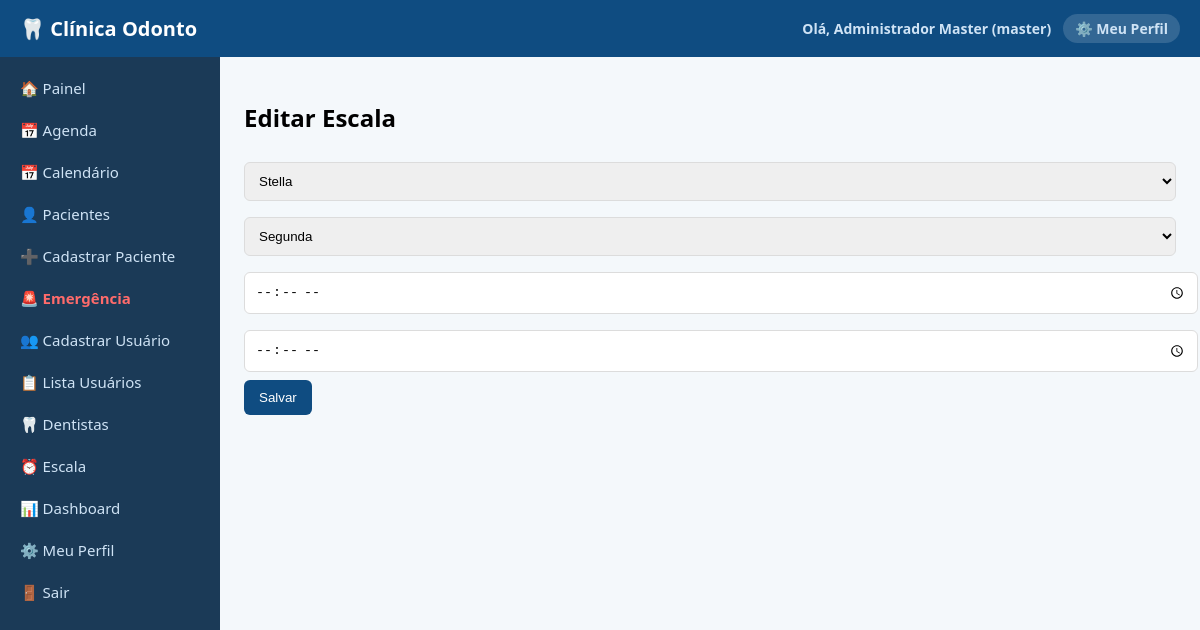
The page /escala/editar/195 (signed in) on the database as committed earlier.
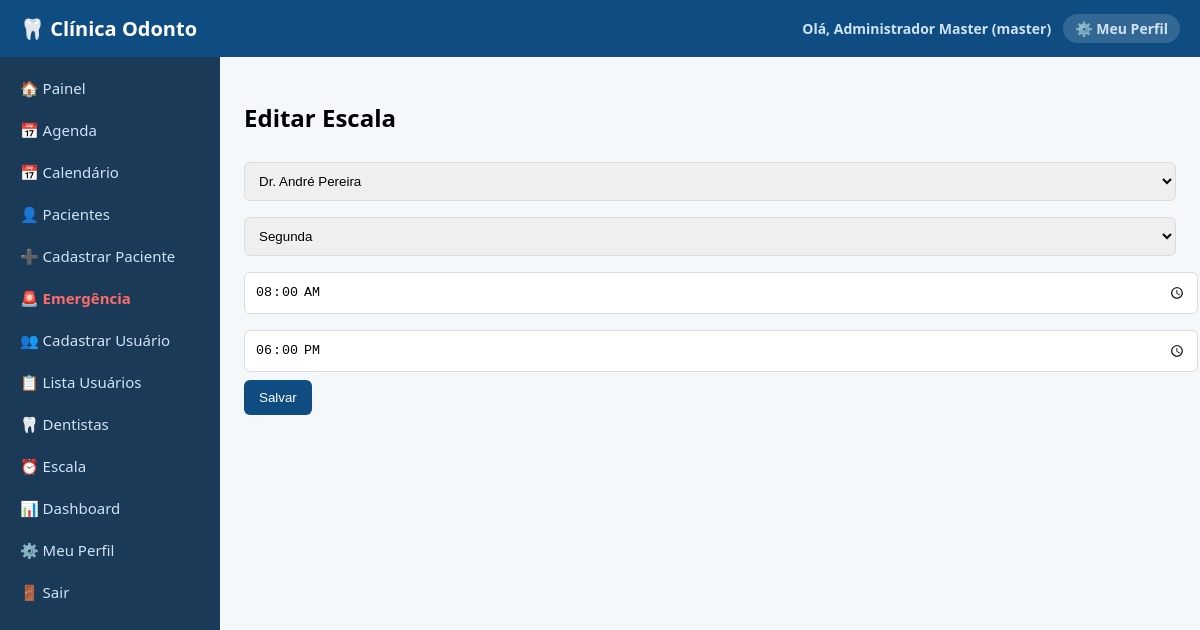
The same page on the database as committed later.
### tables this page shows
CREATE TABLE escala_dentistas (
            id INTEGER PRIMARY KEY AUTOINCREMENT,
            dentista_id INTEGER,
            dia_semana TEXT,
            hora_inicio TEXT,
            hora_fim TEXT
        );

CREATE TABLE usuarios (
            id INTEGER PRIMARY KEY AUTOINCREMENT,
            nome TEXT,
            email TEXT UNIQUE,
            senha TEXT,
            tipo TEXT,
            especialidade TEXT,
            cro TEXT
        );

### routes/consultas.py (the view)
@consultas.route('/escala/editar/<int:id>')
@tipo_required(['master', 'admin', 'operador'])
def editar_escala(id):
    conn = get_db_connection()
    cur = conn.cursor()
    cur.execute(f'SELECT * FROM escala_dentistas WHERE id = {p()}', (id,))
    esc = fetch_one(cur, cur.fetchone())
    cur.execute("SELECT * FROM usuarios WHERE tipo = 'dentista'")
    dents = fetch_all(cur, cur.fetchall())
    conn.close()
    return render_template('editar_escala.html', escala=esc, dentistas=dents)

### db.py (called while the page is built)
def get_db_connection():
    if DATABASE_URL:
        import psycopg2
        import psycopg2.extras
        conn = psycopg2.connect(DATABASE_URL)
        conn.autocommit = False
        return conn
    else:
        conn = sqlite3.connect('database.db')
        conn.row_factory = sqlite3.Row
        return conn

def is_postgres():
    return bool(DATABASE_URL)

### routes/consultas.py (called while the page is built)
def p():
    return '%s' if is_postgres() else '?'

def fetch_all(cur, rows):
    return rows_as_dicts(rows, cur) if is_postgres() else rows

def fetch_one(cur, row):
    return row_as_dict(row, cur) if is_postgres() else row

### routes/utils.py (called while the page is built)
def tipo_required(tipos_permitidos):
    def decorator(func):
        @wraps(func)
        def wrapper(*args, **kwargs):
            if 'usuario_tipo' not in session:
                return redirect('/login')
            if session['usuario_tipo'] not in tipos_permitidos:
                return "<h1>Acesso negado</h1>"
            return func(*args, **kwargs)
        return wrapper
    return decorator

### templates/editar_escala.html (shortened to what this page needs)
{% extends "base.html" %}
{% block content %}
<h2>Editar Escala</h2>
<form method="POST" action="/escala/atualizar/{{ escala.id }}">
    <select name="dentista_id">
        {% for d in dentistas %}
            <option value="{{ d.id }}" {% if d.id == escala.dentista_id %}selected{% endif %}>
                {{ d.nome }}
            </option>
        {% endfor %}
    </select>
    <select name="dia_semana">
        <option>Segunda</option>
    </select>
    <input type="time" name="hora_inicio" value="{{ escala.hora_inicio }}">
    <input type="time" name="hora_fim" value="{{ escala.hora_fim }}">
    <button type="submit">Salvar</button>
</form>
{% endblock %}

Rows that differ between the two databases and show on the page:
added escala_dentistas: dentista_id "Dr. André Pereira", hora_inicio "08:00", hora_fim "18:00"
Other text that changed with them:
form field dentista_id: "Stella" → (not shown)
